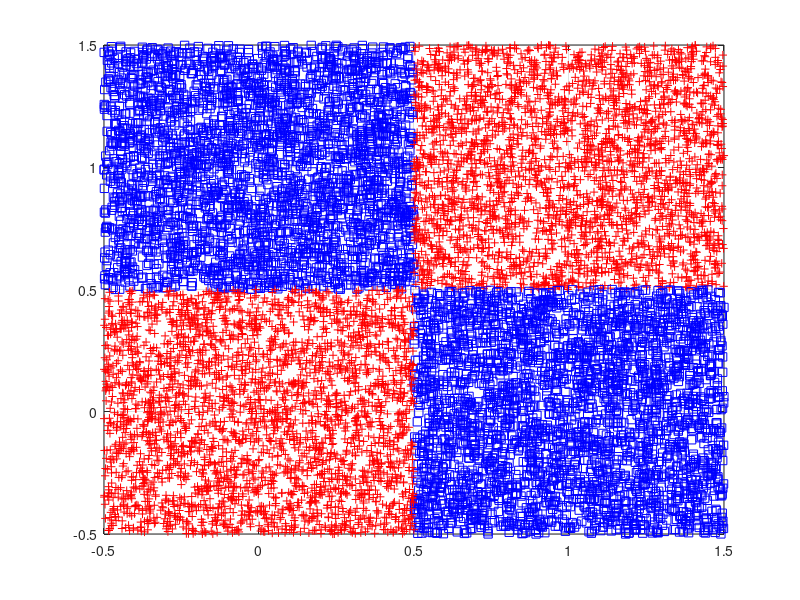

Reproduce this figure in MATLAB. (Note: this script raises an error after producing the figure.)
close all
clearvars
clc

format long
%% Generating XOR Data
% number of samples of each class
% K = 3000;
% % define classes
% q = 0.50; % offset of classes
% A = [rand(1,K)-q; rand(1,K)+q];
% B = [rand(1,K)+q; rand(1,K)+q];
% C = [rand(1,K)+q; rand(1,K)-q];
% D = [rand(1,K)-q; rand(1,K)-q];

load('XOR_data.mat')
% plot classes
    
    S = figure(1);
    set(S,'color','w');
plot(A(1,:),A(2,:),'bs')
hold on
grid on
plot(B(1,:),B(2,:),'r+')
plot(C(1,:),C(2,:),'bs')
plot(D(1,:),D(2,:),'r+')
% text labels for classes
% text(.5-q,.5+2*q,'Class A')
% text(.5+q,.5+2*q,'Class B')
% text(.5+q,.5-2*q,'Class C')
% text(.5-q,.5-2*q,'Class D')

Selected_Data_RD = [A,B,C,D];
Selected_Data_RD = Selected_Data_RD';

L1 = ones(1,K);
L2 = 2.*ones(1,K);
Y = [L1,L2,L1,L2];
Y = Y';
%%
    % Data Partitioning
    Ind = crossvalind('HoldOut',Y,0.8);
    
    % Train Data
    XTrain = Selected_Data_RD(find(Ind == 0),:);
    YTrain = categorical(Y(find(Ind == 0)));

    % Test Data
    XTest = Selected_Data_RD(find(Ind == 1),:);
    YTest = categorical(Y(find(Ind == 1)));

%%
    % Labels
    LBs = categories(YTrain);
    
    % Type of Classifiers
    classifier_name = {'Naive Bayes','Discriminant Analysis','Classification Tree','Nearest Neighbor','Support Vector Machine with G-Kernel'};

%     classifier{1} = fitcnb(XTrain,YTrain);
%     classifier{2} = fitcdiscr(XTrain',YTrain);
%     classifier{1} = fitctree(XTrain,YTrain);
    classifier{4} = fitcknn(XTrain,YTrain);
%     classifier{5} = fitckernel(XTrain,YTrain);
%%    
    Labels = categorical(unique(Y));
       
    ii = 4; kk =1;
    yfit = predict(classifier{ii},XTest);
    
    S = figure(2);
    set(S,'color','w');
    confusionchart(YTest,yfit);
    title(classifier_name{ii});
    % Number of Classes
    ClassNum = size(unique(Y),1);

%         for jj = 1:ClassNum

    XTrain_1 = XTrain(find(YTrain == Labels(1)),:);
    XTrain_2 = XTrain(find(YTrain == Labels(2)),:);

    XTest_1  = XTest(find(yfit == Labels(1)),:);
    XTest_2  = XTest(find(yfit == Labels(2)),:);
    
    XTest_T1  = XTest(find(YTest == Labels(1)),:);
    XTest_T2  = XTest(find(YTest == Labels(2)),:);
    
    I1 = find(yfit == YTest);
    I2 = find(yfit ~= YTest);
    
    XTest_G = XTest(I1,:);
    XTest_B = XTest(I2,:);
    
    YTest_G = YTest(I1);
    YTest_B = YTest(I2);
    
    XTest_G1 = XTest_G(find(YTest_G == Labels(1)),:);
    XTest_G2 = XTest_G(find(YTest_G == Labels(2)),:);
    
    XTest_B1 = XTest_B(find(YTest_B == Labels(1)),:);
    XTest_B2 = XTest_B(find(YTest_B == Labels(2)),:);
    
    KSD11 = Kolmogorov_Smirnov_Dist_PN(XTrain_1,XTest_G1);
    KSD22 = Kolmogorov_Smirnov_Dist_PN(XTrain_2,XTest_G2);
    
    KSD12 = Kolmogorov_Smirnov_Dist_PN(XTrain_2,XTest_B2);
    KSD21 = Kolmogorov_Smirnov_Dist_PN(XTrain_1,XTest_B1);
    
    S = figure(3);
    set(S,'color','w');
    x = 1;
    subplot(2,2,1)
    barh(x,KSD11','BaseValue',0)
    title('Why Class 1 Detected as Class 1?')
    xlim([-0.6,0.6])
    
    subplot(2,2,2)
    barh(x,KSD12','BaseValue',0)
    title('Why Class 1 Detected as Class 2?')
    xlim([-0.6,0.6])
    subplot(2,2,3)
    x = 2;
    barh(x,KSD21','BaseValue',0)
    title('Why Class 2 Detected as Class 1?')
    xlim([-0.6,0.6])
    subplot(2,2,4)
    barh(x,KSD22','BaseValue',0)
    title('Why Class 2 Detected as Class 2?')
    xlim([-0.6,0.6])

%%
    Labels = categorical(unique(Y));
       
    ii = 4; kk =1;
    yfit = predict(classifier{ii},XTest);
    
    S = figure(2);
    set(S,'color','w');
    confusionchart(YTest,yfit);
    title(classifier_name{ii});
    
    % Number of Classes
    ClassNum = size(unique(Y),1);

    XTrain_1 = XTrain(find(YTrain == Labels(1)),:);
    XTrain_2 = XTrain(find(YTrain == Labels(2)),:);

    XTest_1  = XTest(find(yfit == Labels(1)),:);
    XTest_2  = XTest(find(yfit == Labels(2)),:);
    
    XTest_T1  = XTest(find(YTest == Labels(1)),:);
    XTest_T2  = XTest(find(YTest == Labels(2)),:);
    
    I1 = find(yfit == YTest);
    I2 = find(yfit ~= YTest);
    
    XTest_G = XTest(I1,:);
    XTest_B = XTest(I2,:);
    
    YTest_G = YTest(I1);
    YTest_B = YTest(I2);
    
    XTest_G1 = XTest_G(find(YTest_G == Labels(1)),:);
    XTest_G2 = XTest_G(find(YTest_G == Labels(2)),:);
    
    XTest_B1 = XTest_B(find(YTest_B == Labels(1)),:);
    XTest_B2 = XTest_B(find(YTest_B == Labels(2)),:);
    
    KSD11 = Wasserstein_Dist_PN(XTrain_1,XTest_G1);
    KSD22 = Wasserstein_Dist_PN(XTrain_2,XTest_G2);
    
    KSD12 = Wasserstein_Dist_PN(XTrain_2,XTest_B2);
    KSD21 = Wasserstein_Dist_PN(XTrain_1,XTest_B1);
    
    S = figure(4);
    set(S,'color','w');
    x = 1;
    subplot(2,2,1)
    barh(x,KSD11','BaseValue',0)
    title('Why Class 1 Detected as Class 1?')
    xlim([-0.6,0.6])
    
    subplot(2,2,2)
    barh(x,KSD12','BaseValue',0)
    title('Why Class 1 Detected as Class 2?')
    xlim([-0.6,0.6])
    subplot(2,2,3)
    x = 2;
    barh(x,KSD21','BaseValue',0)
    title('Why Class 2 Detected as Class 1?')
    xlim([-0.6,0.6])
    subplot(2,2,4)
    barh(x,KSD22','BaseValue',0)
    title('Why Class 2 Detected as Class 2?')
    xlim([-0.6,0.6])